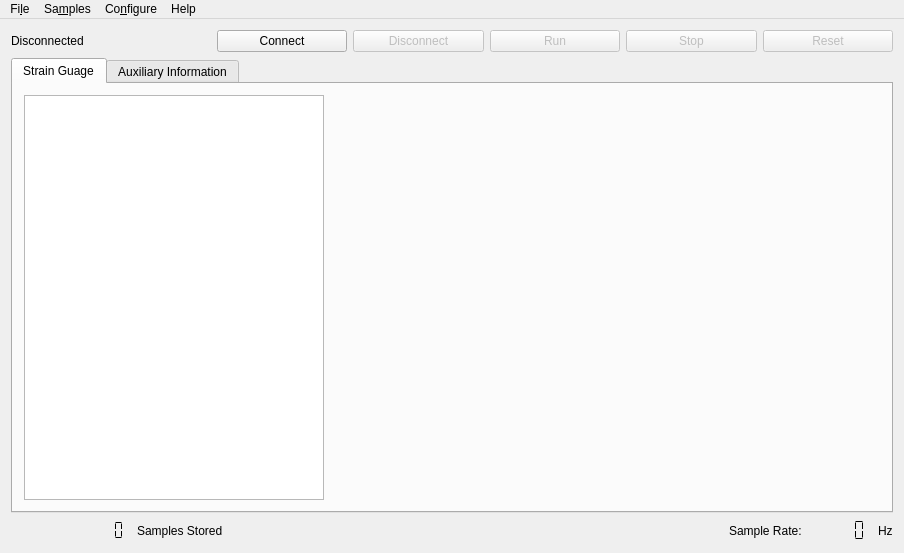
<?xml version="1.0" encoding="UTF-8"?>
<ui version="4.0">
 <class>MainWindow</class>
 <widget class="QMainWindow" name="MainWindow">
  <property name="geometry">
   <rect>
    <x>0</x>
    <y>0</y>
    <width>904</width>
    <height>553</height>
   </rect>
  </property>
  <property name="minimumSize">
   <size>
    <width>0</width>
    <height>350</height>
   </size>
  </property>
  <property name="windowTitle">
   <string>UVOS TELSYS</string>
  </property>
  <property name="tabShape">
   <enum>QTabWidget::Rounded</enum>
  </property>
  <widget class="QWidget" name="centralWidget">
   <layout class="QVBoxLayout" name="verticalLayout">
    <item>
     <layout class="QHBoxLayout" name="horizontalLayout">
      <item>
       <widget class="QLabel" name="label_Connected">
        <property name="sizePolicy">
         <sizepolicy hsizetype="Fixed" vsizetype="Preferred">
          <horstretch>0</horstretch>
          <verstretch>0</verstretch>
         </sizepolicy>
        </property>
        <property name="minimumSize">
         <size>
          <width>200</width>
          <height>0</height>
         </size>
        </property>
        <property name="text">
         <string>Disconnected</string>
        </property>
       </widget>
      </item>
      <item>
       <widget class="QPushButton" name="pushButton_Connect">
        <property name="text">
         <string>Connect</string>
        </property>
       </widget>
      </item>
      <item>
       <widget class="QPushButton" name="pushButton_disconnect">
        <property name="enabled">
         <bool>false</bool>
        </property>
        <property name="text">
         <string>Disconnect</string>
        </property>
       </widget>
      </item>
      <item>
       <widget class="QPushButton" name="pushButton_run">
        <property name="enabled">
         <bool>false</bool>
        </property>
        <property name="text">
         <string>Run</string>
        </property>
       </widget>
      </item>
      <item>
       <widget class="QPushButton" name="pushButton_stop">
        <property name="enabled">
         <bool>false</bool>
        </property>
        <property name="text">
         <string>Stop</string>
        </property>
       </widget>
      </item>
      <item>
       <widget class="QPushButton" name="pushButton_Reset">
        <property name="enabled">
         <bool>false</bool>
        </property>
        <property name="text">
         <string>Reset</string>
        </property>
       </widget>
      </item>
     </layout>
    </item>
    <item>
     <widget class="QTabWidget" name="tabWidget">
      <property name="tabShape">
       <enum>QTabWidget::Rounded</enum>
      </property>
      <property name="currentIndex">
       <number>0</number>
      </property>
      <widget class="QWidget" name="tab">
       <property name="accessibleName">
        <string/>
       </property>
       <attribute name="title">
        <string>Strain Guage</string>
       </attribute>
       <layout class="QVBoxLayout" name="verticalLayout_2">
        <item>
         <layout class="QHBoxLayout" name="horizontalLayout_2">
          <item>
           <widget class="QListWidget" name="listWidget">
            <property name="maximumSize">
             <size>
              <width>300</width>
              <height>16777215</height>
             </size>
            </property>
           </widget>
          </item>
          <item>
           <widget class="QCustomPlot" name="plot" native="true"/>
          </item>
         </layout>
        </item>
       </layout>
      </widget>
      <widget class="QWidget" name="tab_2">
       <attribute name="title">
        <string>Auxiliary Information</string>
       </attribute>
       <layout class="QVBoxLayout" name="verticalLayout_4">
        <item>
         <layout class="QHBoxLayout" name="horizontalLayout_3">
          <item>
           <widget class="QLabel" name="label_4">
            <property name="text">
             <string>Accel Vector</string>
            </property>
           </widget>
          </item>
          <item>
           <widget class="QLabel" name="label_5">
            <property name="sizePolicy">
             <sizepolicy hsizetype="Fixed" vsizetype="Preferred">
              <horstretch>0</horstretch>
              <verstretch>0</verstretch>
             </sizepolicy>
            </property>
            <property name="text">
             <string>x:</string>
            </property>
           </widget>
          </item>
          <item>
           <widget class="QLCDNumber" name="lcdNumber"/>
          </item>
          <item>
           <widget class="QLabel" name="label_6">
            <property name="sizePolicy">
             <sizepolicy hsizetype="Fixed" vsizetype="Preferred">
              <horstretch>0</horstretch>
              <verstretch>0</verstretch>
             </sizepolicy>
            </property>
            <property name="text">
             <string>y:</string>
            </property>
           </widget>
          </item>
          <item>
           <widget class="QLCDNumber" name="lcdNumber_3"/>
          </item>
          <item>
           <widget class="QLabel" name="label_7">
            <property name="sizePolicy">
             <sizepolicy hsizetype="Fixed" vsizetype="Preferred">
              <horstretch>0</horstretch>
              <verstretch>0</verstretch>
             </sizepolicy>
            </property>
            <property name="text">
             <string>z:</string>
            </property>
           </widget>
          </item>
          <item>
           <widget class="QLCDNumber" name="lcdNumber_4"/>
          </item>
         </layout>
        </item>
        <item>
         <layout class="QHBoxLayout" name="horizontalLayout_4">
          <item>
           <widget class="QLabel" name="label_2">
            <property name="text">
             <string>Magn Vector</string>
            </property>
           </widget>
          </item>
          <item>
           <widget class="QLabel" name="label_8">
            <property name="sizePolicy">
             <sizepolicy hsizetype="Fixed" vsizetype="Preferred">
              <horstretch>0</horstretch>
              <verstretch>0</verstretch>
             </sizepolicy>
            </property>
            <property name="text">
             <string>x:</string>
            </property>
           </widget>
          </item>
          <item>
           <widget class="QLCDNumber" name="lcdNumber_5">
            <property name="minimumSize">
             <size>
              <width>0</width>
              <height>0</height>
             </size>
            </property>
           </widget>
          </item>
          <item>
           <widget class="QLabel" name="label_9">
            <property name="sizePolicy">
             <sizepolicy hsizetype="Fixed" vsizetype="Preferred">
              <horstretch>0</horstretch>
              <verstretch>0</verstretch>
             </sizepolicy>
            </property>
            <property name="text">
             <string>y:</string>
            </property>
           </widget>
          </item>
          <item>
           <widget class="QLCDNumber" name="lcdNumber_2">
            <property name="minimumSize">
             <size>
              <width>0</width>
              <height>0</height>
             </size>
            </property>
            <property name="intValue" stdset="0">
             <number>0</number>
            </property>
           </widget>
          </item>
          <item>
           <widget class="QLabel" name="label_10">
            <property name="sizePolicy">
             <sizepolicy hsizetype="Fixed" vsizetype="Preferred">
              <horstretch>0</horstretch>
              <verstretch>0</verstretch>
             </sizepolicy>
            </property>
            <property name="text">
             <string>z:</string>
            </property>
           </widget>
          </item>
          <item>
           <widget class="QLCDNumber" name="lcdNumber_6">
            <property name="minimumSize">
             <size>
              <width>0</width>
              <height>0</height>
             </size>
            </property>
           </widget>
          </item>
         </layout>
        </item>
        <item>
         <layout class="QHBoxLayout" name="horizontalLayout_5">
          <item>
           <widget class="QLabel" name="label_3">
            <property name="text">
             <string>Temperature [c]</string>
            </property>
           </widget>
          </item>
          <item>
           <widget class="QLCDNumber" name="lcdNumber_7">
            <property name="digitCount">
             <number>3</number>
            </property>
           </widget>
          </item>
         </layout>
        </item>
       </layout>
      </widget>
     </widget>
    </item>
    <item>
     <layout class="QHBoxLayout" name="horizontalLayout_6">
      <item>
       <widget class="QLCDNumber" name="lcdNumber_Samples">
        <property name="sizePolicy">
         <sizepolicy hsizetype="Fixed" vsizetype="Minimum">
          <horstretch>0</horstretch>
          <verstretch>0</verstretch>
         </sizepolicy>
        </property>
        <property name="minimumSize">
         <size>
          <width>120</width>
          <height>0</height>
         </size>
        </property>
        <property name="frameShape">
         <enum>QFrame::NoFrame</enum>
        </property>
        <property name="smallDecimalPoint">
         <bool>true</bool>
        </property>
        <property name="digitCount">
         <number>10</number>
        </property>
        <property name="segmentStyle">
         <enum>QLCDNumber::Flat</enum>
        </property>
       </widget>
      </item>
      <item>
       <widget class="QLabel" name="label_samples">
        <property name="maximumSize">
         <size>
          <width>300</width>
          <height>16777215</height>
         </size>
        </property>
        <property name="text">
         <string>Samples Stored</string>
        </property>
       </widget>
      </item>
      <item>
       <spacer name="horizontalSpacer">
        <property name="orientation">
         <enum>Qt::Horizontal</enum>
        </property>
        <property name="sizeHint" stdset="0">
         <size>
          <width>40</width>
          <height>20</height>
         </size>
        </property>
       </spacer>
      </item>
      <item>
       <widget class="QLabel" name="label">
        <property name="sizePolicy">
         <sizepolicy hsizetype="Fixed" vsizetype="Preferred">
          <horstretch>0</horstretch>
          <verstretch>0</verstretch>
         </sizepolicy>
        </property>
        <property name="text">
         <string>Sample Rate:</string>
        </property>
       </widget>
      </item>
      <item>
       <widget class="QLCDNumber" name="lcdNumber_SampleRate">
        <property name="frameShape">
         <enum>QFrame::NoFrame</enum>
        </property>
        <property name="digitCount">
         <number>5</number>
        </property>
        <property name="segmentStyle">
         <enum>QLCDNumber::Flat</enum>
        </property>
       </widget>
      </item>
      <item>
       <widget class="QLabel" name="label_11">
        <property name="text">
         <string>Hz</string>
        </property>
       </widget>
      </item>
     </layout>
    </item>
   </layout>
  </widget>
  <widget class="QMenuBar" name="menuBar">
   <property name="geometry">
    <rect>
     <x>0</x>
     <y>0</y>
     <width>904</width>
     <height>32</height>
    </rect>
   </property>
   <widget class="QMenu" name="menuhello">
    <property name="title">
     <string>Fi&amp;le</string>
    </property>
    <addaction name="actionSave_CSV"/>
    <addaction name="actionLoad_CSV"/>
    <addaction name="actionSave_PNG"/>
    <addaction name="actionQuit"/>
   </widget>
   <widget class="QMenu" name="menuConfigure">
    <property name="title">
     <string>Co&amp;nfigure</string>
    </property>
    <addaction name="actionLimits"/>
    <addaction name="actionCalibration"/>
    <addaction name="actionRecalibrate_Offset"/>
    <addaction name="actionRates"/>
   </widget>
   <widget class="QMenu" name="menuSamples">
    <property name="title">
     <string>Sa&amp;mples</string>
    </property>
    <addaction name="actionClear"/>
    <addaction name="actionReplot"/>
   </widget>
   <widget class="QMenu" name="menuHelp">
    <property name="title">
     <string>Help</string>
    </property>
    <addaction name="actionAbout_Qt"/>
    <addaction name="actionAbout"/>
    <addaction name="separator"/>
    <addaction name="actionDocumentation"/>
   </widget>
   <addaction name="menuhello"/>
   <addaction name="menuSamples"/>
   <addaction name="menuConfigure"/>
   <addaction name="menuHelp"/>
  </widget>
  <action name="actionSave_CSV">
   <property name="text">
    <string>&amp;Save CSV</string>
   </property>
   <property name="shortcut">
    <string>Ctrl+S</string>
   </property>
  </action>
  <action name="actionConnect">
   <property name="text">
    <string>&amp;Connect</string>
   </property>
  </action>
  <action name="actionQuit">
   <property name="text">
    <string>&amp;Quit</string>
   </property>
   <property name="shortcut">
    <string>Ctrl+Q</string>
   </property>
  </action>
  <action name="actionRates">
   <property name="enabled">
    <bool>true</bool>
   </property>
   <property name="text">
    <string>&amp;Rates</string>
   </property>
  </action>
  <action name="actionSave_PNG">
   <property name="text">
    <string>Save &amp;PDF</string>
   </property>
  </action>
  <action name="actionLimits">
   <property name="text">
    <string>&amp;Limits</string>
   </property>
  </action>
  <action name="actionClear">
   <property name="text">
    <string>&amp;Clear</string>
   </property>
  </action>
  <action name="actionReplot">
   <property name="enabled">
    <bool>true</bool>
   </property>
   <property name="text">
    <string>&amp;Replot</string>
   </property>
  </action>
  <action name="actionCalibration">
   <property name="enabled">
    <bool>true</bool>
   </property>
   <property name="text">
    <string>&amp;Calibration</string>
   </property>
  </action>
  <action name="actionLoad_CSV">
   <property name="text">
    <string>&amp;Load CSV</string>
   </property>
   <property name="shortcut">
    <string>Ctrl+O</string>
   </property>
  </action>
  <action name="actionAbout_Qt">
   <property name="text">
    <string>&amp;About Qt</string>
   </property>
  </action>
  <action name="actionAbout">
   <property name="text">
    <string>A&amp;bout Telsys</string>
   </property>
  </action>
  <action name="actionDocumentation">
   <property name="text">
    <string>&amp;Documentation</string>
   </property>
   <property name="shortcut">
    <string>F1</string>
   </property>
  </action>
  <action name="actionRecalibrate_Offset">
   <property name="text">
    <string>Recalibrate Offset</string>
   </property>
  </action>
 </widget>
 <layoutdefault spacing="6" margin="11"/>
 <customwidgets>
  <customwidget>
   <class>QCustomPlot</class>
   <extends>QWidget</extends>
   <header>qcustomplot/qcustomplot.h</header>
   <container>1</container>
  </customwidget>
 </customwidgets>
 <resources/>
 <connections/>
</ui>
